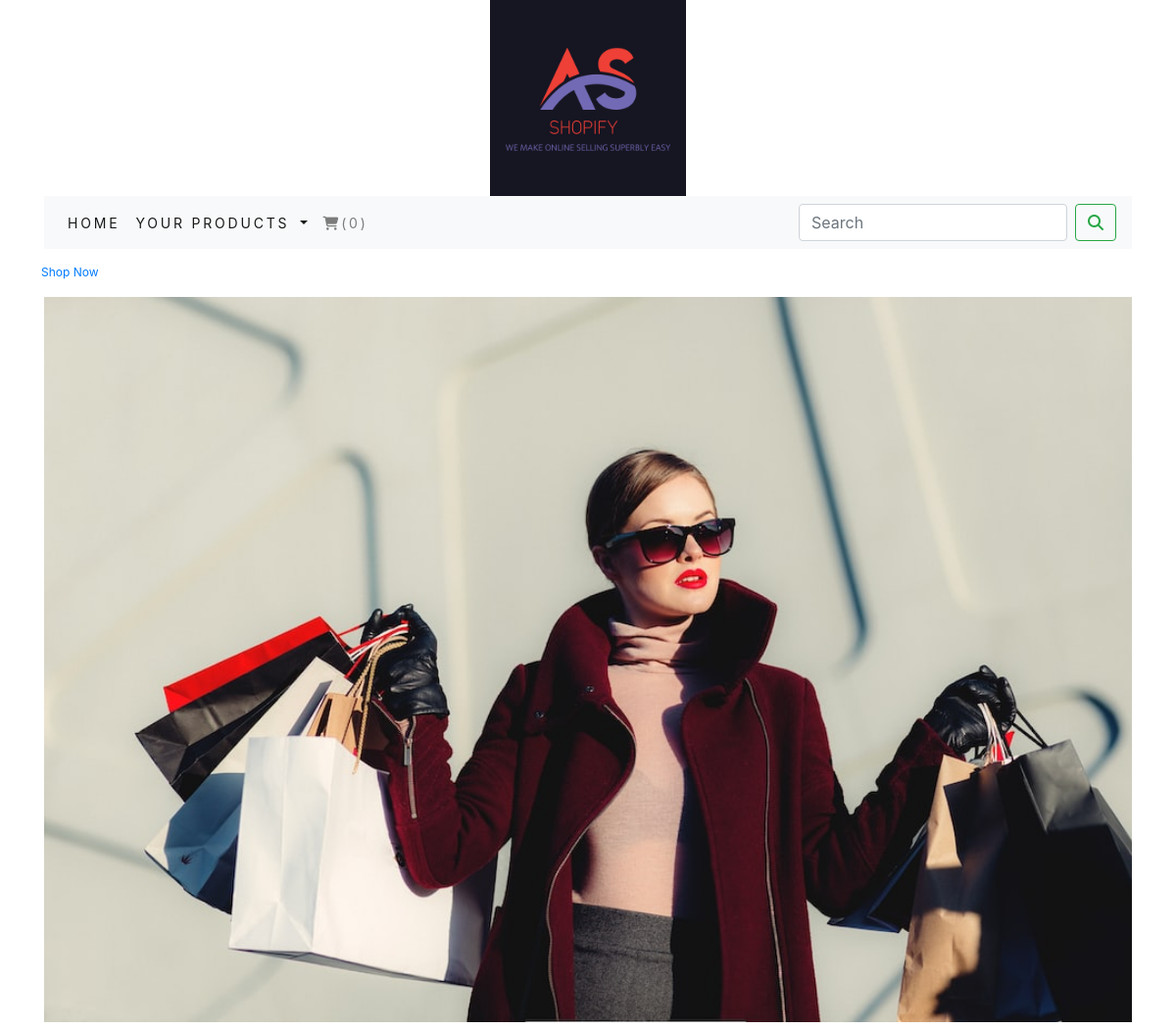
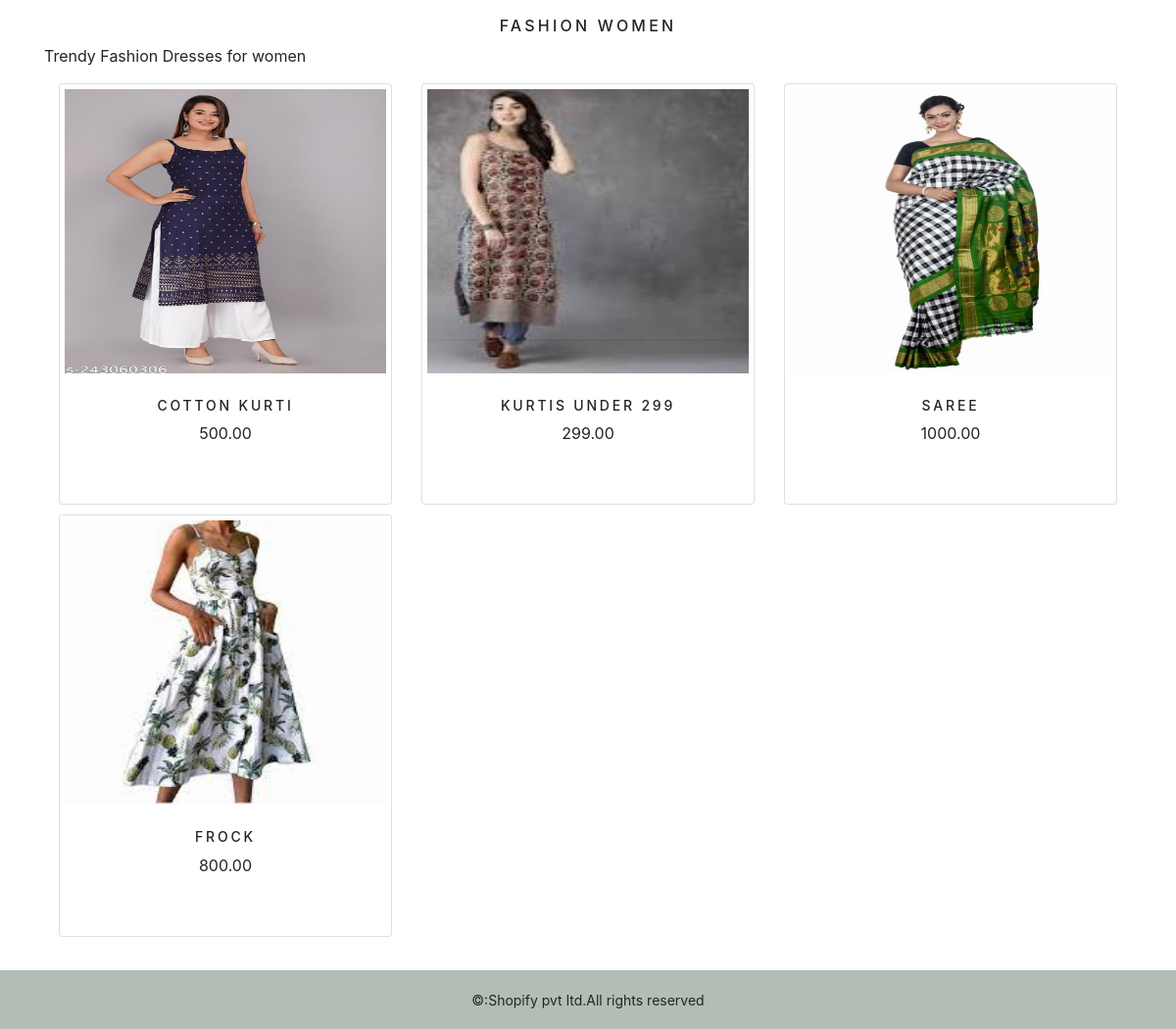
/ecomapp/fashion-women/, run on the app's committed database (2 pictures, top to bottom).
### ecomapp/models.py (models this page shows, shortened)
class Category(models.Model):
    name=models.CharField(max_length=250,unique=True)
    slug=models.SlugField(max_length=250,unique=True)
    description=models.TextField(blank=True)
    img=models.ImageField(upload_to='category',blank=True)
    class Meta:
        ordering=('name',)
        verbose_name='category'
        verbose_name_plural='categories'
    def get_url(self):
        return reverse('ecomapp:products_by_category',args=[self.slug])

class Product(models.Model):
    name = models.CharField(max_length=250, unique=True)
    slug = models.SlugField(max_length=250, unique=True)
    description = models.TextField(blank=True)
    price=models.DecimalField(max_digits=10,decimal_places=2)
    category=models.ForeignKey(Category,on_delete=models.CASCADE)
    img = models.ImageField(upload_to='product', blank=True)
    stock=models.IntegerField()
    available=models.BooleanField(default=True)
    created=models.DateField(auto_now_add=True)
    updated=models.DateField(auto_now=True)
    def get_url(self):
        return reverse('ecomapp:procatdetail',args=[self.category.slug,self.slug])
    class Meta:
        ordering = ('name',)
        verbose_name = 'product'
        verbose_name_plural= 'products'

### ecomapp/views.py (the view)
# urls.py: path('',views.allProdCat,name='allProdCat'),
def allProdCat(request,c_slug=None):
    c_page=None
    products_list=None
    if c_slug!=None:
        c_page=get_object_or_404(Category,slug=c_slug)
        products_list=Product.objects.all().filter(category=c_page,available=True)
    else:
        products_list=Product.objects.all().filter(available=True)
    paginator=Paginator(products_list,6)
    try:
        page=int(request.GET.get('page','1'))
    except:
        page=1
    try:
        products=paginator.page(page)
    except (EmptyPage,InvalidPage):
        products=paginator.page(paginator.num_pages)
    return render(request,'category.html',{'category':c_page,'products':products})

### cart/context_processors.py (called while the page is built)
def counter(request):
    item_count=0
    if 'admin' in request.path:
        return {}
    else:
        try:
            cart=Cart.objects.filter(cart_id=_cart_id_(request))
            cart_items=Cart_item.objects.all().filter(cart=cart[:1])
            for cart_item in cart_items:
                item_count += cart_item.quantity
        except Cart.DoesNotExist:
            item_count=0
    return dict(item_count=item_count)

### cart/views.py (called while the page is built)
def _cart_id_(request):
    cart = request.session.session_key
    if not cart:
        cart = request.session.create()
    return cart

### ecomapp/context_processors.py (called while the page is built)
def menu_links(request):
    links=Category.objects.all()
    return dict(links=links)

### templates/category.html (shortened to what this page needs)
{% extends 'base.html' %}
{% load static %}
{% block content %}
{% if category %}
<div>
    <div class="row my_row_class">
        <div class="mx_auto">
            <p><a href="{% url 'ecomapp:allProdCat'  %}">Shop Now</a></p>
        </div>
    </div>
</div>
{% endif %}
<div class="mx_auto">
    {% if category %}
    <img class="my_image" src="{{category.img.url}}" alt="{{category.name}}">
</div>
<br>
<div>
    <h1 class="text-center my_title">{{category.name}}</h1>
    <p class="text-justify">{{category.description}}</p>
</div>
{% endif %}
<div class="container">
    <div class="row mx_auto">
        {% for i in products.object_list %}
        <div class="my_bottom_margin col-9 col-sm-12 col-md-4 col-lg-4">
        <div class="card text-center" style="min-width:18rem">
            <div>
                <a href="{{i.get_url}}"><img class="card-img-top my_image_padding" src="{{i.img.url}}" alt="{{i.name}}" height="300" width="300"></a>
                <div class="card-body">
                    <h4>{{i.name}}</h4>
                    <p>{{i.price}}</p>
                </div>
            </div>
            <br>
        </div>
            </div>
        {% endfor %}
    </div>
    <br>
</div>
{% endblock %}

### static/css/context.css (style rules this page uses)
.my_row_class { padding-top:15px; }
.my_row_class .mx_auto { color:#000; font-size:12px; }
.my_image { width:100%; height:auto; }
.my_title { font-size:16px; text-transform:uppercase; letter-spacing:.2em; }
.my_image_padding { padding:5px; }
.my_bottom_margin { margin-bottom:10px; }
.card-body h4 { font-size:14px; text-transform:uppercase; letter-spacing:.2em; }

### data on the page
Category: img (picture), name "FASHION WOMEN", description "Trendy Fashion Dresses for women"
Product: img (picture), name "COTTON KURTI", price "500.00"
Product: img (picture), name "KURTIS UNDER 299", price "299.00"
Product: img (picture), name "SAREE", price "1000.00"
Product: img (picture), name "FROCK", price "800.00"

### other printed values
{{ item_count }} "0"
